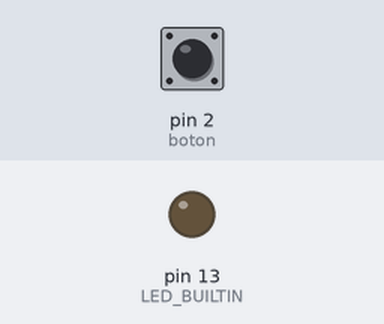
Simulated run of this sketch. Board: Arduino Uno, built with avr-gcc and run on an emulated ATmega328P. Shown: output pins drawn as LEDs (lit = HIGH). The inputs (shaded band) are chosen by the test bench; at power-on: pin 2 (boton) HIGH. What the sketch prints to the serial monitor is not drawn.

Above: at 1.2 s.
1.3 s: pin 2 (boton) pulled LOW for 0.15 s
At 1.68 s:
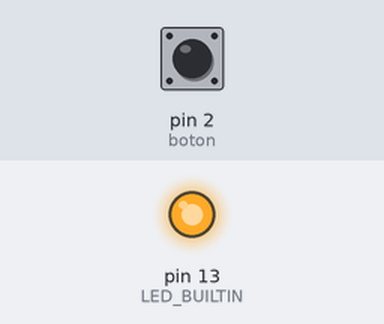
3.4 s: pin 2 (boton) pulled LOW for 3.2 s
At 7.9 s:
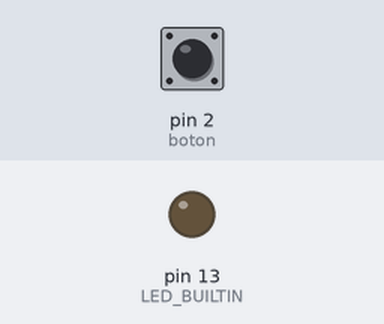
Timing chart, 0 to 9.4 s (numbered marks = the images above; inputs shaded):
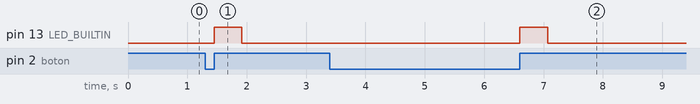

The sketch:

Ejercicio5.ino
```cpp
//Ejercico 5

const int boton = 2;

void funcion(){
  digitalWrite(LED_BUILTIN, HIGH);
  delay(100000);
  digitalWrite(LED_BUILTIN, LOW);
}
void setup() {
  // put your setup code here, to run once:
  pinMode(LED_BUILTIN, OUTPUT);
  pinMode(boton, INPUT_PULLUP);
  Serial.begin(9600);
  attachInterrupt(0,funcion,RISING);

}

void loop() {
  // put your main code here, to run repeatedly:
  if(digitalRead(boton)){
    Serial.println("Encendio");
  }
  delay(50);

}
```

Measured:
- after the input at 1.3 s, pin 13 (LED_BUILTIN): LOW → HIGH after 0.15 s, → LOW 0.47 s later
- after the input at 3.4 s, pin 13 (LED_BUILTIN): LOW → HIGH after 3.2 s, → LOW 0.47 s later
